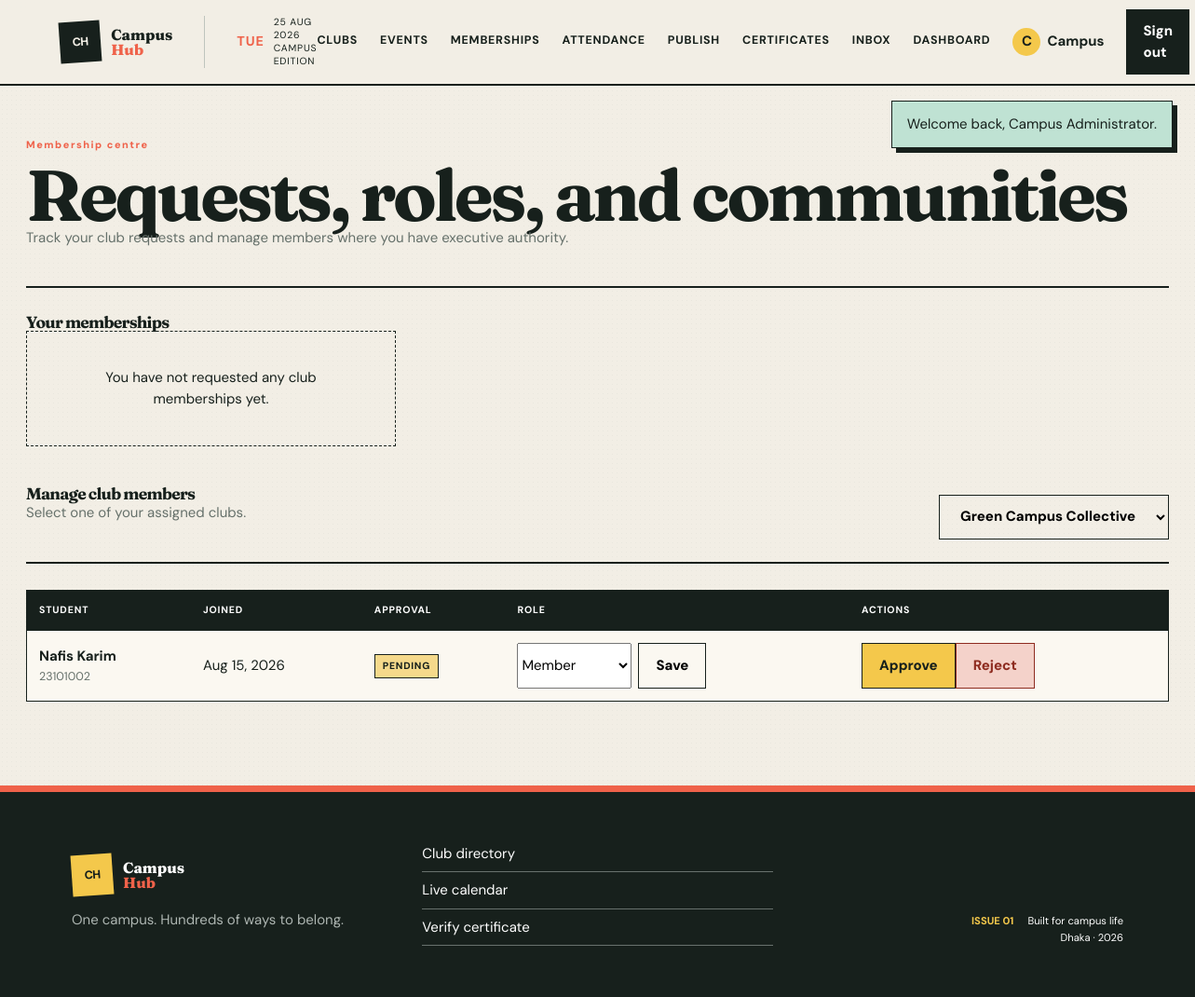
/memberships.php?club=3 (signed in), run on an earlier commit of the app's database.
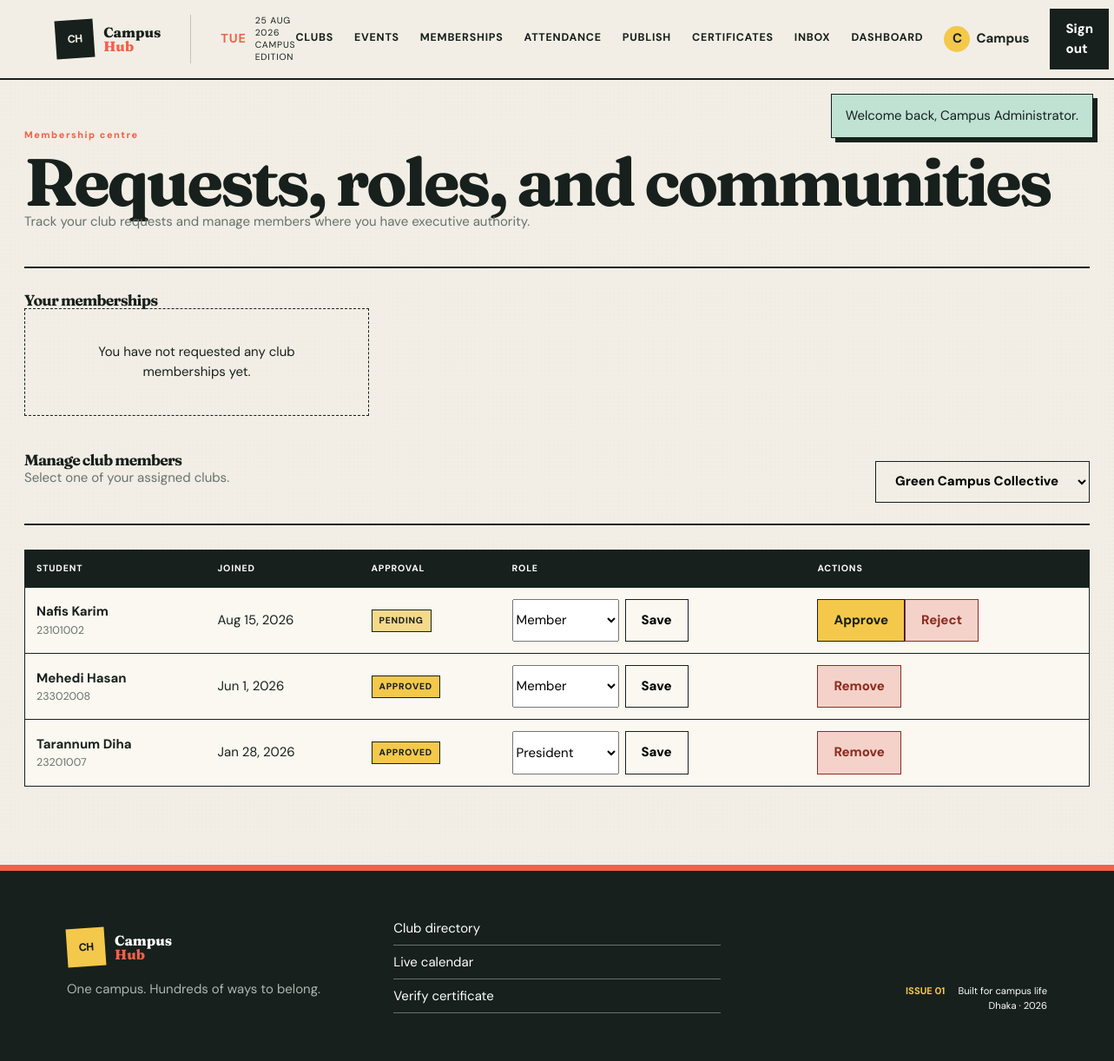
And on a later commit of the database.
### tables this page shows
CREATE TABLE club_membership (
  membership_id BIGINT UNSIGNED AUTO_INCREMENT PRIMARY KEY,
  student_user_id BIGINT UNSIGNED NOT NULL,
  club_id BIGINT UNSIGNED NOT NULL,
  join_date TIMESTAMP NOT NULL DEFAULT CURRENT_TIMESTAMP,
  member_role ENUM('Member','Executive','President','Vice President','Secretary','Treasurer') NOT NULL DEFAULT 'Member',
  approval_status ENUM('Pending','Approved','Rejected') NOT NULL DEFAULT 'Pending',
  membership_status ENUM('Active','Removed','Resigned') NOT NULL DEFAULT 'Active',
  UNIQUE KEY uq_student_club (student_user_id, club_id),
  CONSTRAINT fk_membership_student FOREIGN KEY (student_user_id) REFERENCES students(user_id) ON DELETE CASCADE,
  CONSTRAINT fk_membership_club FOREIGN KEY (club_id) REFERENCES clubs(club_id) ON DELETE CASCADE,
  INDEX idx_membership_club_state (club_id, approval_status, membership_status)
);

CREATE TABLE users (
  user_id BIGINT UNSIGNED AUTO_INCREMENT PRIMARY KEY,
  full_name VARCHAR(120) NOT NULL,
  email VARCHAR(190) NOT NULL UNIQUE,
  password_hash VARCHAR(255) NOT NULL,
  phone VARCHAR(30) NULL,
  role ENUM('Student','Admin') NOT NULL DEFAULT 'Student',
  profile_picture VARCHAR(255) NULL,
  status ENUM('Active','Suspended','Deactivated') NOT NULL DEFAULT 'Active',
  created_at TIMESTAMP NOT NULL DEFAULT CURRENT_TIMESTAMP
);

CREATE TABLE students (
  user_id BIGINT UNSIGNED PRIMARY KEY,
  student_number VARCHAR(40) NOT NULL UNIQUE,
  department VARCHAR(100) NOT NULL,
  academic_year VARCHAR(30) NULL,
  CONSTRAINT fk_student_user FOREIGN KEY (user_id) REFERENCES users(user_id) ON DELETE CASCADE
);

### includes/functions.php (called while the page is built, shortened)
<?php
function e(?string $value): string
{
    return htmlspecialchars($value ?? '', ENT_QUOTES, 'UTF-8');
}
function pull_flashes(): array
{
    $messages = $_SESSION['flash'] ?? [];
    return $messages;
}
function executive_roles(): array
{
    return ['Executive', 'President', 'Vice President', 'Secretary', 'Treasurer'];
}

### config/database.php (called while the page is built, shortened)
<?php
function db(): PDO
{
    static $pdo = null;
    if ($pdo instanceof PDO) {
        return $pdo;
    }
    $dsn = sprintf('mysql:host=%s;port=%s;dbname=%s;charset=utf8mb4', DB_HOST, DB_PORT, DB_NAME);
    try {
        $pdo = new PDO($dsn, DB_USER, DB_PASS, [
            PDO::ATTR_ERRMODE => PDO::ERRMODE_EXCEPTION,
            PDO::ATTR_DEFAULT_FETCH_MODE => PDO::FETCH_ASSOC,
            PDO::ATTR_EMULATE_PREPARES => false,
        ]);
    } catch (PDOException $exception) {
        http_response_code(500);
        exit('Database connection failed. Import database/schema.sql and database/seed.sql in phpMyAdmin, then check config/database.php.');
    }
    return $pdo;
}

### memberships.php (the view, shortened to what the changed rows need)
<?php
require_once __DIR__.'/includes/bootstrap.php';require_login();$uid=(int)user()['user_id'];
$managed=[];if(is_admin()){$managed=db()->query('SELECT club_id,club_name FROM clubs ORDER BY club_name')->fetchAll();}else{$marks=implode(',',array_fill(0,count(executive_roles()),'?'));$s=db()->prepare("SELECT c.club_id,c.club_name FROM club_membership cm JOIN clubs c ON c.club_id=cm.club_id WHERE cm.student_user_id=? AND cm.approval_status='Approved' AND cm.membership_status='Active' AND cm.member_role IN ($marks)");$s->execute(array_merge([$uid],executive_roles()));$managed=$s->fetchAll();}
$selected=(int)($_GET['club']??($managed[0]['club_id']??0));$members=[];if($selected&&can_manage_club($selected)){$s=db()->prepare('SELECT cm.*,u.full_name,u.email,s.student_number FROM club_membership cm JOIN users u ON u.user_id=cm.student_user_id LEFT JOIN students s ON s.user_id=u.user_id WHERE cm.club_id=? ORDER BY FIELD(cm.approval_status,"Pending","Approved","Rejected"),u.full_name');$s->execute([$selected]);$members=$s->fetchAll();}
$pageTitle='Memberships';require __DIR__.'/includes/header.php';?>
<section class="page-shell"><div class="page-head"><div><h2>Requests, roles, and communities</h2></div></div>
<h3></h3><div class="grid" style="margin-bottom:42px"></div>
<?php if($managed):?><div class="page-head"></div><table class="data-table"><thead><tr><th>Student</th><th>Joined</th><th>Approval</th><th>Role</th><th>Actions</th></tr></thead><tbody><?php foreach($members as $m):?><tr data-membership-row><td><strong><?=e($m['full_name'])?></strong><br><small><?=e($m['student_number']??$m['email'])?></small></td><td><?=e(date('M j, Y',strtotime($m['join_date'])))?></td><td><span class="badge <?=$m['approval_status']==='Pending'?'badge-warn':''?>" data-approval-state><?=e($m['approval_status'])?></span></td><td><form method="post" class="actions" data-ajax="api/membership.php"><select name="member_role"><?php foreach(array_merge(['Member'],executive_roles()) as $role):?><option <?=$role===$m['member_role']?'selected':''?>><?=e($role)?></option><?php endforeach;?></select><button class="button button-quiet">Save</button></form></td><td><div class="actions"><?php if($m['approval_status']==='Pending'):?><form method="post" data-ajax="api/membership.php"><button class="button button-secondary" name="action" value="approve">Approve</button><button class="button button-danger" name="action" value="reject">Reject</button></form><?php elseif($m['membership_status']==='Active'):?><form method="post" data-ajax="api/membership.php"><button class="button button-danger" name="action" value="remove" data-confirm="Remove this member from the club?">Remove</button></form><?php endif;?></div></td></tr><?php endforeach;?></tbody></table><?php endif;?></section>
<?php require __DIR__.'/includes/footer.php';?>

### includes/header.php (shortened to what the changed rows need)
<!doctype html>
<html lang="en">
<head>
    <link rel="stylesheet" href="assets/style.css">
    <link rel="stylesheet" href="assets/expansion.css">
</head>
<body>
<main>
<?php foreach (pull_flashes() as $message): ?>
    <div class="flash flash-<?= e($message['type']) ?>" role="status"><?= e($message['message']) ?></div>
<?php endforeach; ?>

What changed in the data, as far as the page shows it:
added club_membership: users.full_name "Mehedi Hasan", student_user.student_number "23302008", join_date "Jun 1, 2026", approval_status "APPROVED", member_role "Member"
added club_membership: users.full_name "Tarannum Diha", student_user.student_number "23201007", join_date "Jan 28, 2026", approval_status "APPROVED", member_role "President"
